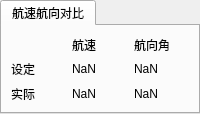
                  <widget class="QTabWidget" name="tabWidget_6">
                   <property name="currentIndex">
                    <number>0</number>
                   </property>
                   <widget class="QWidget" name="expect_5">
                    <attribute name="title">
                     <string>航速航向对比</string>
                    </attribute>
                    <layout class="QGridLayout" name="gridLayout_42">
                     <item row="2" column="0">
                      <widget class="QLabel" name="label_23">
                       <property name="text">
                        <string>实际</string>
                       </property>
                      </widget>
                     </item>
                     <item row="1" column="0">
                      <widget class="QLabel" name="label_24">
                       <property name="text">
                        <string>设定</string>
                       </property>
                      </widget>
                     </item>
                     <item row="1" column="2">
                      <widget class="QLabel" name="ql_Set_Angle_4">
                       <property name="text">
                        <string>NaN</string>
                       </property>
                      </widget>
                     </item>
                     <item row="0" column="1">
                      <widget class="QLabel" name="label_25">
                       <property name="text">
                        <string>航速</string>
                       </property>
                      </widget>
                     </item>
                     <item row="0" column="2">
                      <widget class="QLabel" name="label_26">
                       <property name="text">
                        <string>航向角</string>
                       </property>
                      </widget>
                     </item>
                     <item row="1" column="1">
                      <widget class="QLabel" name="ql_Set_Speed_4">
                       <property name="text">
                        <string>NaN</string>
                       </property>
                      </widget>
                     </item>
                     <item row="2" column="1">
                      <widget class="QLabel" name="ql_Speed_Data_4">
                       <property name="text">
                        <string>NaN</string>
                       </property>
                      </widget>
                     </item>
                     <item row="2" column="2">
                      <widget class="QLabel" name="ql_Heading_Data_4">
                       <property name="text">
                        <string>NaN</string>
                       </property>
                      </widget>
                     </item>
                    </layout>
                   </widget>
                  </widget>
